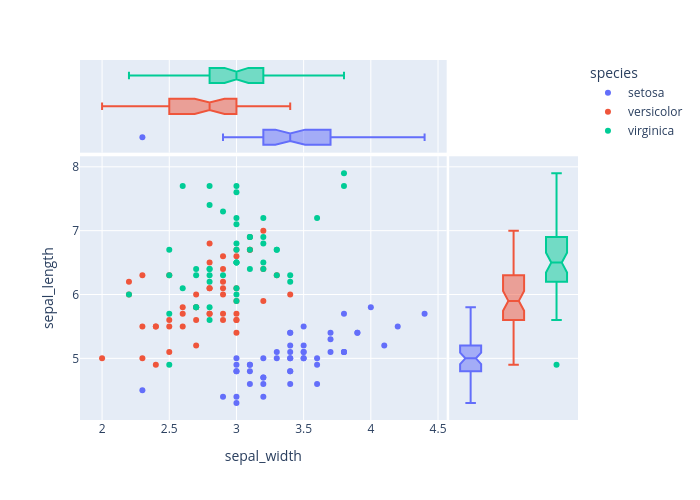

The code cell stored with this chart in its notebook:
### Markdown cell above
Plotly has many impressive features. For instance, we can easily add groups and margin plots:

### Code cell
px.scatter(df, x='sepal_width', y='sepal_length', color='species', height=500, width=700, marginal_x='box', marginal_y='box')

### Figure 1 — Plotly figure (JSON) as saved in the notebook; plotly's stock layout.template omitted (floating-point values rounded to 4 significant figures)
{"data": [{"hovertemplate": "species=setosa<br>sepal_width=%{x}<br>sepal_length=%{y}<extra></extra>", "legendgroup": "setosa", "marker": {"color": "#636efa", "symbol": "circle"}, "mode": "markers", "name": "setosa", "orientation": "v", "showlegend": true, "type": "scatter", "x": [3.5, 3, 3.2, 3.1, 3.6, 3.9, 3.4, 3.4, 2.9, 3.1, 3.7, 3.4, 3, 3, 4, 4.4, 3.9, 3.5, 3.8, 3.8, 3.4, 3.7, 3.6, 3.3, 3.4, 3, 3.4, 3.5, 3.4, 3.2, 3.1, 3.4, 4.1, 4.2, 3.1, 3.2, 3.5, 3.6, 3, 3.4, 3.5, 2.3, 3.2, 3.5, 3.8, 3, 3.8, 3.2, 3.7, 3.3], "xaxis": "x", "y": [5.1, 4.9, 4.7, 4.6, 5, 5.4, 4.6, 5, 4.4, 4.9, 5.4, 4.8, 4.8, 4.3, 5.8, 5.7, 5.4, 5.1, 5.7, 5.1, 5.4, 5.1, 4.6, 5.1, 4.8, 5, 5, 5.2, 5.2, 4.7, 4.8, 5.4, 5.2, 5.5, 4.9, 5, 5.5, 4.9, 4.4, 5.1, 5, 4.5, 4.4, 5, 5.1, 4.8, 5.1, 4.6, 5.3, 5], "yaxis": "y"}, {"alignmentgroup": "True", "hovertemplate": "species=setosa<br>sepal_width=%{x}<extra></extra>", "legendgroup": "setosa", "marker": {"color": "#636efa", "symbol": "circle"}, "name": "setosa", "notched": true, "offsetgroup": "setosa", "showlegend": false, "type": "box", "x": [3.5, 3, 3.2, 3.1, 3.6, 3.9, 3.4, 3.4, 2.9, 3.1, 3.7, 3.4, 3, 3, 4, 4.4, 3.9, 3.5, 3.8, 3.8, 3.4, 3.7, 3.6, 3.3, 3.4, 3, 3.4, 3.5, 3.4, 3.2, 3.1, 3.4, 4.1, 4.2, 3.1, 3.2, 3.5, 3.6, 3, 3.4, 3.5, 2.3, 3.2, 3.5, 3.8, 3, 3.8, 3.2, 3.7, 3.3], "xaxis": "x3", "yaxis": "y3"}, {"alignmentgroup": "True", "hovertemplate": "species=setosa<br>sepal_length=%{y}<extra></extra>", "legendgroup": "setosa", "marker": {"color": "#636efa", "symbol": "circle"}, "name": "setosa", "notched": true, "offsetgroup": "setosa", "showlegend": false, "type": "box", "xaxis": "x2", "y": [5.1, 4.9, 4.7, 4.6, 5, 5.4, 4.6, 5, 4.4, 4.9, 5.4, 4.8, 4.8, 4.3, 5.8, 5.7, 5.4, 5.1, 5.7, 5.1, 5.4, 5.1, 4.6, 5.1, 4.8, 5, 5, 5.2, 5.2, 4.7, 4.8, 5.4, 5.2, 5.5, 4.9, 5, 5.5, 4.9, 4.4, 5.1, 5, 4.5, 4.4, 5, 5.1, 4.8, 5.1, 4.6, 5.3, 5], "yaxis": "y2"}, {"hovertemplate": "species=versicolor<br>sepal_width=%{x}<br>sepal_length=%{y}<extra></extra>", "legendgroup": "versicolor", "marker": {"color": "#EF553B", "symbol": "circle"}, "mode": "markers", "name": "versicolor", "orientation": "v", "showlegend": true, "type": "scatter", "x": [3.2, 3.2, 3.1, 2.3, 2.8, 2.8, 3.3, 2.4, 2.9, 2.7, 2, 3, 2.2, 2.9, 2.9, 3.1, 3, 2.7, 2.2, 2.5, 3.2, 2.8, 2.5, 2.8, 2.9, 3, 2.8, 3, 2.9, 2.6, 2.4, 2.4, 2.7, 2.7, 3, 3.4, 3.1, 2.3, 3, 2.5, 2.6, 3, 2.6, 2.3, 2.7, 3, 2.9, 2.9, 2.5, 2.8], "xaxis": "x", "y": [7, 6.4, 6.9, 5.5, 6.5, 5.7, 6.3, 4.9, 6.6, 5.2, 5, 5.9, 6, 6.1, 5.6, 6.7, 5.6, 5.8, 6.2, 5.6, 5.9, 6.1, 6.3, 6.1, 6.4, 6.6, 6.8, 6.7, 6, 5.7, 5.5, 5.5, 5.8, 6, 5.4, 6, 6.7, 6.3, 5.6, 5.5, 5.5, 6.1, 5.8, 5, 5.6, 5.7, 5.7, 6.2, 5.1, 5.7], "yaxis": "y"}, {"alignmentgroup": "True", "hovertemplate": "species=versicolor<br>sepal_width=%{x}<extra></extra>", "legendgroup": "versicolor", "marker": {"color": "#EF553B", "symbol": "circle"}, "name": "versicolor", "notched": true, "offsetgroup": "versicolor", "showlegend": false, "type": "box", "x": [3.2, 3.2, 3.1, 2.3, 2.8, 2.8, 3.3, 2.4, 2.9, 2.7, 2, 3, 2.2, 2.9, 2.9, 3.1, 3, 2.7, 2.2, 2.5, 3.2, 2.8, 2.5, 2.8, 2.9, 3, 2.8, 3, 2.9, 2.6, 2.4, 2.4, 2.7, 2.7, 3, 3.4, 3.1, 2.3, 3, 2.5, 2.6, 3, 2.6, 2.3, 2.7, 3, 2.9, 2.9, 2.5, 2.8], "xaxis": "x3", "yaxis": "y3"}, {"alignmentgroup": "True", "hovertemplate": "species=versicolor<br>sepal_length=%{y}<extra></extra>", "legendgroup": "versicolor", "marker": {"color": "#EF553B", "symbol": "circle"}, "name": "versicolor", "notched": true, "offsetgroup": "versicolor", "showlegend": false, "type": "box", "xaxis": "x2", "y": [7, 6.4, 6.9, 5.5, 6.5, 5.7, 6.3, 4.9, 6.6, 5.2, 5, 5.9, 6, 6.1, 5.6, 6.7, 5.6, 5.8, 6.2, 5.6, 5.9, 6.1, 6.3, 6.1, 6.4, 6.6, 6.8, 6.7, 6, 5.7, 5.5, 5.5, 5.8, 6, 5.4, 6, 6.7, 6.3, 5.6, 5.5, 5.5, 6.1, 5.8, 5, 5.6, 5.7, 5.7, 6.2, 5.1, 5.7], "yaxis": "y2"}, {"hovertemplate": "species=virginica<br>sepal_width=%{x}<br>sepal_length=%{y}<extra></extra>", "legendgroup": "virginica", "marker": {"color": "#00cc96", "symbol": "circle"}, "mode": "markers", "name": "virginica", "orientation": "v", "showlegend": true, "type": "scatter", "x": [3.3, 2.7, 3, 2.9, 3, 3, 2.5, 2.9, 2.5, 3.6, 3.2, 2.7, 3, 2.5, 2.8, 3.2, 3, 3.8, 2.6, 2.2, 3.2, 2.8, 2.8, 2.7, 3.3, 3.2, 2.8, 3, 2.8, 3, 2.8, 3.8, 2.8, 2.8, 2.6, 3, 3.4, 3.1, 3, 3.1, 3.1, 3.1, 2.7, 3.2, 3.3, 3, 2.5, 3, 3.4, 3], "xaxis": "x", "y": [6.3, 5.8, 7.1, 6.3, 6.5, 7.6, 4.9, 7.3, 6.7, 7.2, 6.5, 6.4, 6.8, 5.7, 5.8, 6.4, 6.5, 7.7, 7.7, 6, 6.9, 5.6, 7.7, 6.3, 6.7, 7.2, 6.2, 6.1, 6.4, 7.2, 7.4, 7.9, 6.4, 6.3, 6.1, 7.7, 6.3, 6.4, 6, 6.9, 6.7, 6.9, 5.8, 6.8, 6.7, 6.7, 6.3, 6.5, 6.2, 5.9], "yaxis": "y"}, {"alignmentgroup": "True", "hovertemplate": "species=virginica<br>sepal_width=%{x}<extra></extra>", "legendgroup": "virginica", "marker": {"color": "#00cc96", "symbol": "circle"}, "name": "virginica", "notched": true, "offsetgroup": "virginica", "showlegend": false, "type": "box", "x": [3.3, 2.7, 3, 2.9, 3, 3, 2.5, 2.9, 2.5, 3.6, 3.2, 2.7, 3, 2.5, 2.8, 3.2, 3, 3.8, 2.6, 2.2, 3.2, 2.8, 2.8, 2.7, 3.3, 3.2, 2.8, 3, 2.8, 3, 2.8, 3.8, 2.8, 2.8, 2.6, 3, 3.4, 3.1, 3, 3.1, 3.1, 3.1, 2.7, 3.2, 3.3, 3, 2.5, 3, 3.4, 3], "xaxis": "x3", "yaxis": "y3"}, {"alignmentgroup": "True", "hovertemplate": "species=virginica<br>sepal_length=%{y}<extra></extra>", "legendgroup": "virginica", "marker": {"color": "#00cc96", "symbol": "circle"}, "name": "virginica", "notched": true, "offsetgroup": "virginica", "showlegend": false, "type": "box", "xaxis": "x2", "y": [6.3, 5.8, 7.1, 6.3, 6.5, 7.6, 4.9, 7.3, 6.7, 7.2, 6.5, 6.4, 6.8, 5.7, 5.8, 6.4, 6.5, 7.7, 7.7, 6, 6.9, 5.6, 7.7, 6.3, 6.7, 7.2, 6.2, 6.1, 6.4, 7.2, 7.4, 7.9, 6.4, 6.3, 6.1, 7.7, 6.3, 6.4, 6, 6.9, 6.7, 6.9, 5.8, 6.8, 6.7, 6.7, 6.3, 6.5, 6.2, 5.9], "yaxis": "y2"}], "layout": {"height": 500, "legend": {"title": {"text": "species"}, "tracegroupgap": 0}, "margin": {"t": 60}, "width": 700, "xaxis": {"anchor": "y", "autorange": true, "domain": [0, 0.7363], "range": [1.835, 4.565], "title": {"text": "sepal_width"}, "type": "linear"}, "xaxis2": {"anchor": "y2", "autorange": true, "domain": [0.7413, 1], "matches": "x2", "range": [-0.5, 2.5], "showgrid": false, "showline": false, "showticklabels": false, "ticks": "", "type": "category"}, "xaxis3": {"anchor": "y3", "autorange": true, "domain": [0, 0.7363], "matches": "x", "range": [1.835, 4.565], "showgrid": true, "showticklabels": false, "type": "linear"}, "xaxis4": {"anchor": "y4", "domain": [0.7413, 1], "matches": "x2", "showgrid": false, "showline": false, "showticklabels": false, "ticks": ""}, "yaxis": {"anchor": "x", "autorange": true, "domain": [0, 0.7326], "range": [4.035, 8.165], "title": {"text": "sepal_length"}, "type": "linear"}, "yaxis2": {"anchor": "x2", "autorange": true, "domain": [0, 0.7326], "matches": "y", "range": [4.035, 8.165], "showgrid": true, "showticklabels": false, "type": "linear"}, "yaxis3": {"anchor": "x3", "autorange": true, "domain": [0.7426, 1], "matches": "y3", "range": [-0.5, 2.5], "showgrid": false, "showline": false, "showticklabels": false, "ticks": "", "type": "category"}, "yaxis4": {"anchor": "x4", "domain": [0.7426, 1], "matches": "y3", "showgrid": true, "showline": false, "showticklabels": false, "ticks": ""}}}
